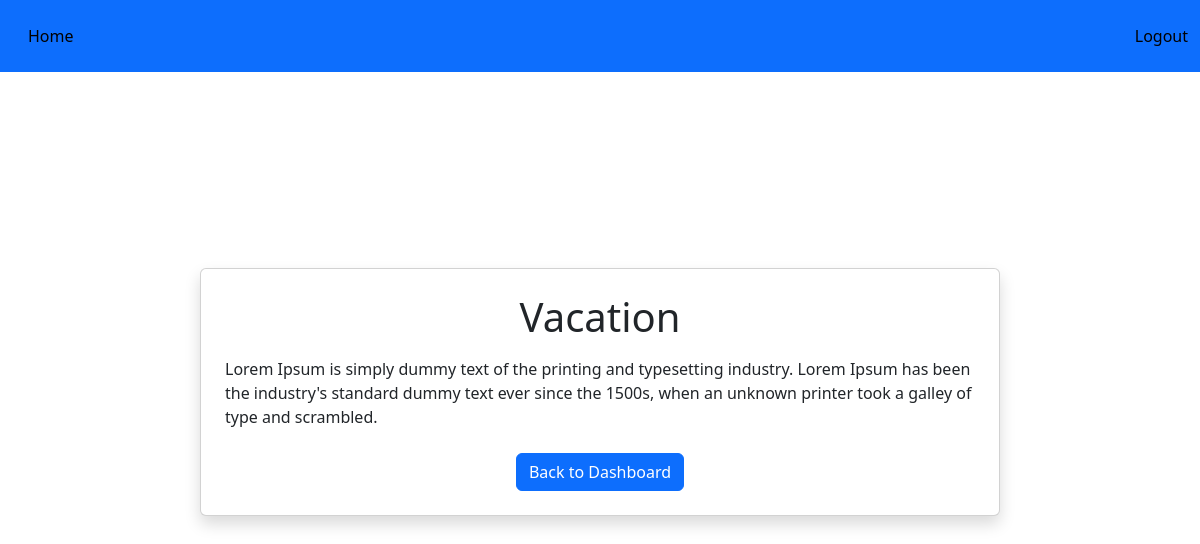
Screenshot of /post/4 (signed in) with the database file from the repository.
### models.py (models this page shows)
class BlogPost(db.Model):
    id = db.Column(db.Integer, primary_key=True)
    title = db.Column(db.String(200), nullable=False)
    content = db.Column(db.Text, nullable=False)
    author_id = db.Column(db.Integer, db.ForeignKey('user.id'), nullable=False)
    author = db.relationship('User', backref=db.backref('posts', lazy=True))

### routes.py (the view)
@routes.route('/post/<int:post_id>')
@login_required
def view_post(post_id):
    post = BlogPost.query.get_or_404(post_id)
    return render_template('view_post.html', post=post)

### app.py (called while the page is built)
@login_manager.user_loader
def load_user(user_id):
    return User.query.get(int(user_id))

### templates/view_post.html
{% extends "base.html" %} {% block title %}{{ post.title }}{% endblock %} {%
block content %}
<div
  class="container d-flex justify-content-center align-items-center"
  style="min-height: 80vh"
>
  <div class="card shadow p-4 mx-auto" style="max-width: 800px">
    <h1 class="mb-3 text-center">{{ post.title }}</h1>
    <p class="mb-4">{{ post.content }}</p>
    <div class="text-center">
      <a href="{{ url_for('routes.dashboard') }}" class="btn btn-primary"
        >Back to Dashboard</a
      >
    </div>
  </div>
</div>
{% endblock %}

### rows the page displays
BlogPost: title "Vacation", content "Lorem Ipsum is simply dummy text of the printing and typesetting industry. Lorem Ipsum has been the industry's standard dummy text ever since the 1500s, when an unknown printer took a galley of type and scrambled."
